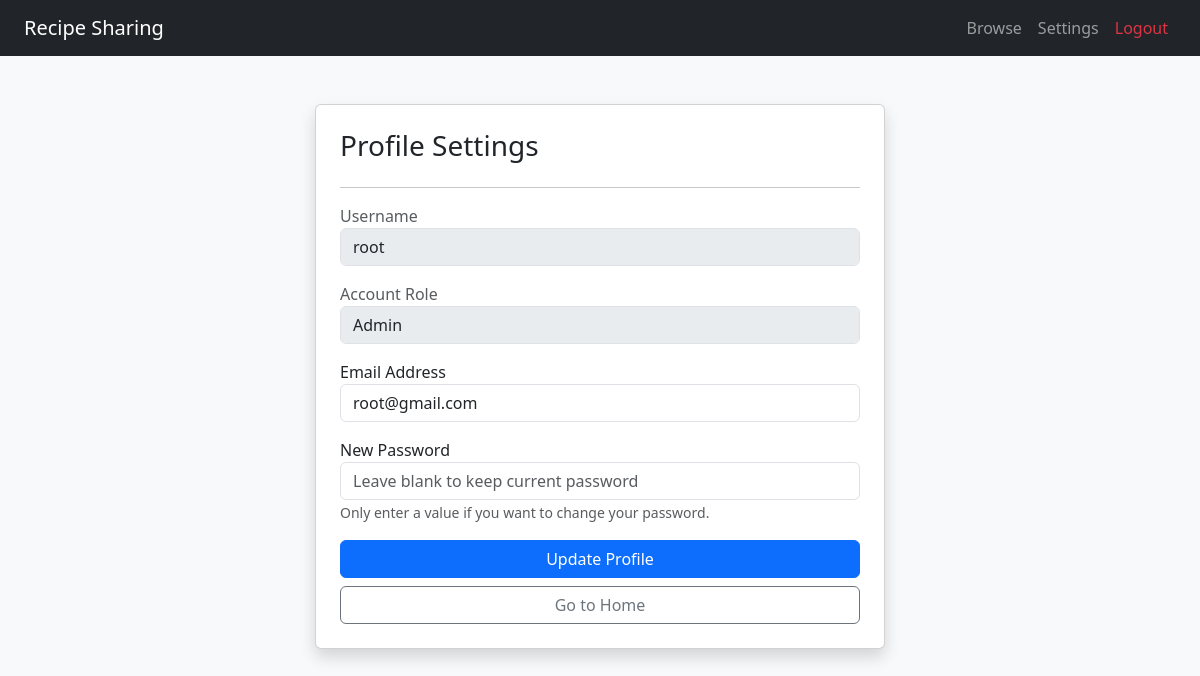
Page /profile/ (signed in) on the committed database.
### Recipie_app/models.py (models this page shows, shortened)
class Account(models.Model):
    username = models.CharField(max_length=50, unique=True)
    email = models.EmailField(unique=True)
    password = models.CharField(max_length=255)
    role = models.ForeignKey(Role, on_delete=models.PROTECT)
    created_at = models.DateTimeField(auto_now_add=True)

class Role(models.Model):
    name = models.CharField(max_length=20, unique=True) # e.g., 'Admin', 'User', 'Viewer'

### Recipie_app/views.py (the view)
# urls.py: path('profile/', profile_settings, name='profile'),
def profile_settings(request):
    user = get_logged_user(request)
    if request.method == 'POST':
        user.email = request.POST.get('email')
        new_password = request.POST.get('password')
        if new_password and new_password.strip() != "":
            user.password = hash_password(new_password)
        user.save()
    return render(request, 'profile.html', {'user': user})

### Recipie_app/views.py (called while the page is built)
def get_logged_user(request):
    user_id = request.session.get('user_id')
    if user_id:
        return Account.objects.get(id=user_id)
    return None

### Recipie_app/templates/profile.html (shortened to what this page needs)
<!DOCTYPE html>
<html lang="en">
<head>
    <link rel="stylesheet" href="https://cdn.jsdelivr.net/npm/bootstrap@5.3.0/dist/css/bootstrap.min.css">
</head>
<body class="bg-light">
        <nav class="navbar navbar-expand-lg navbar-dark bg-dark px-4 mb-4">
            <a class="navbar-brand font-weight-bold" href="{% url 'home' %}">Recipe Sharing</a>
            <div class="navbar-nav ms-auto">
                {% if request.session.user_id %}
                <a class="nav-link" href="{% url 'home' %}">Browse</a>
                <a class="nav-link" href="{% url 'profile' %}">Settings</a>
                <a class="nav-link text-danger" href="{% url 'logout' %}">Logout</a>
                {% else %}
                <a class="nav-link" href="{% url 'login' %}">Login</a>
                <a class="btn btn-primary btn-sm ms-2" href="{% url 'register' %}">Sign Up</a>
                {% endif %}
            </div>
        </nav>
    <div class="container mt-5">
        <div class="row justify-content-center">
            <div class="col-md-6 card shadow p-4">
                <h3>Profile Settings</h3>
                <hr>
                <form method="POST">
                    <div class="mb-3">
                        <label class="text-muted">Username</label>
                        <input type="text" class="form-control" value="{{ user.username }}" disabled>
                    </div>
                    <div class="mb-3">
                        <label class="text-muted">Account Role</label>
                        <input type="text" class="form-control" value="{{ user.role.name }}" disabled>
                    </div>
                    <div class="mb-3">
                        <label>Email Address</label>
                        <input type="email" name="email" class="form-control" value="{{ user.email }}" required>
                    </div>
                    <div class="mb-3">
                        <label>New Password</label>
                        <input type="password" name="password" class="form-control" placeholder="Leave blank to keep current password">
                        <small class="text-muted">Only enter a value if you want to change your password.</small>
                    </div>
                    <div class="d-grid gap-2">
                        <button type="submit" class="btn btn-primary">Update Profile</button>
                        <a href="{% url 'home' %}" class="btn btn-outline-secondary">Go to Home</a>
                    </div>
                </form>
            </div>
        </div>
    </div>
</body>
</html>

### rows in the picture
Account: username "root", role.name "Admin", email "root@gmail.com"
